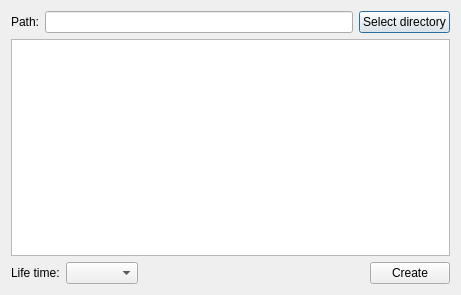
<?xml version="1.0" encoding="UTF-8"?>
<ui version="4.0">
 <class>NodeCreatingWindow</class>
 <widget class="QDialog" name="NodeCreatingWindow">
  <property name="geometry">
   <rect>
    <x>0</x>
    <y>0</y>
    <width>461</width>
    <height>295</height>
   </rect>
  </property>
  <property name="windowTitle">
   <string>Dialog</string>
  </property>
  <layout class="QGridLayout" name="gridLayout">
   <item row="0" column="0">
    <layout class="QVBoxLayout" name="verticalLayout">
     <item>
      <layout class="QHBoxLayout" name="horizontalLayout">
       <item>
        <widget class="QLabel" name="pathLabel">
         <property name="text">
          <string>Path:</string>
         </property>
        </widget>
       </item>
       <item>
        <widget class="QLineEdit" name="pathEdit"/>
       </item>
       <item>
        <widget class="QPushButton" name="selectDirectoryBtn">
         <property name="text">
          <string>Select directory</string>
         </property>
        </widget>
       </item>
      </layout>
     </item>
     <item>
      <layout class="QHBoxLayout" name="horizontalLayout_2">
       <item>
        <widget class="QListWidget" name="filesList"/>
       </item>
      </layout>
     </item>
     <item>
      <layout class="QHBoxLayout" name="horizontalLayout_4">
       <item>
        <widget class="QLabel" name="lifeTimeLbl">
         <property name="text">
          <string>Life time:</string>
         </property>
        </widget>
       </item>
       <item>
        <widget class="QComboBox" name="lifeTimesBox"/>
       </item>
       <item>
        <spacer name="horizontalSpacer">
         <property name="orientation">
          <enum>Qt::Horizontal</enum>
         </property>
         <property name="sizeHint" stdset="0">
          <size>
           <width>40</width>
           <height>20</height>
          </size>
         </property>
        </spacer>
       </item>
       <item>
        <widget class="QPushButton" name="createBtn">
         <property name="text">
          <string>Create</string>
         </property>
        </widget>
       </item>
      </layout>
     </item>
    </layout>
   </item>
  </layout>
 </widget>
 <resources/>
 <connections/>
</ui>
